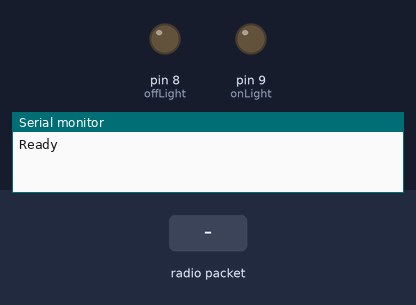
The sketch below on a simulated Arduino Uno, built with avr-gcc and run on an emulated ATmega328P. On the bench: output pins drawn as LEDs (lit = HIGH), the last lines printed to the serial monitor. The inputs (shaded band) are chosen by the test bench. No radio packets arrive unless stated.

Above: at 1.2 s.
1.3 s: radio packet "1" arrives
At 1.8 s:
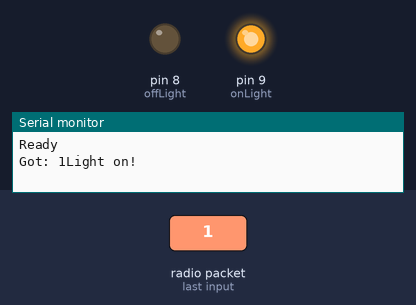
2.8 s: radio packet "0" arrives
At 4.1 s:
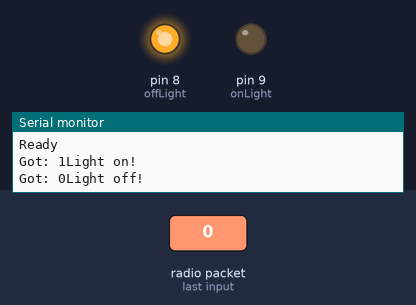
Timing chart, 0 to 5.8 s (numbered marks = the images above; inputs shaded):
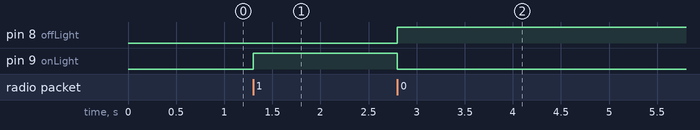

Measured:
- after the input at 1.3 s, pin 9 (onLight): LOW → HIGH at once
- after the input at 2.8 s, pin 8 (offLight): LOW → HIGH at once; pin 9 (onLight): HIGH → LOW at once

The sketch:

bathroom_receiver.ino
```cpp
#include <VirtualWire.h>
byte message[VW_MAX_MESSAGE_LEN]; // a buffer to hold the incoming messages
byte msgLength = VW_MAX_MESSAGE_LEN; // the size of the message


boolean onLight;
boolean offLight;

void setup() {
  Serial.begin(9600);
  Serial.println("Ready");
  // Initialize the IO and ISR
  vw_setup(2000); // Bits per sec
  vw_rx_start(); // Start the receiver

  pinMode(8, OUTPUT);  //offLight
  pinMode(9, OUTPUT); //onLight


}

void loop() {
  digitalWrite(8, offLight);
  digitalWrite(9, onLight);
  if (vw_get_message(message, &msgLength)) {
    Serial.print("Got: ");
    for (int i = 0; i < msgLength; i++) {
      Serial.write(message[i]);
      if (message[i] == '1') {
        Serial.println("Light on!");
        onLight = HIGH;
        offLight = LOW;
      }
      else if (message[i] == '0') {
        Serial.println("Light off!");
        onLight = LOW;
        offLight = HIGH;
      }
    }
    Serial.println();
  }
}
```
